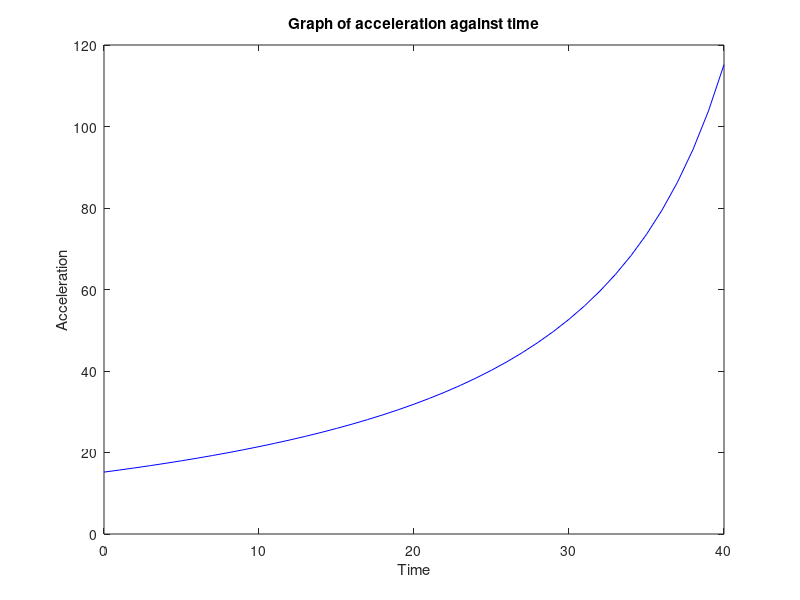

This figure's MATLAB source: (Note: this script raises an error after producing the figure.)
% Name: Andrew Pang
% Date: 3 MAY 2019  
% Task 3 : Rockets again!
clear all; close all; clc;

%inputs
T = 50000;
m0 = 2000;
r = 0.8;
g = 9.81;
b = 40;

%calculate t and find vector mt 
t = 0:40;
mt = @(t) m0 * ( 1 - (r*t)/b);
%create function accel
accel = @(t) (T - mt(t)*g)./(mt(t));

%plots the graph of accel agaisnt time
plot(t,accel(t),'b-');
xlabel('Time');
ylabel('Acceleration');
title('Graph of acceleration against time');

%calls the comp_trap, comp_simp13 and MATLAB's own integration function
vt_trap = comp_trap(accel,t(1),t(end),99)
vt_simp = comp_simp13(accel,t(1),t(end),99)
vt_matl = integral(accel,t(1),t(end))






